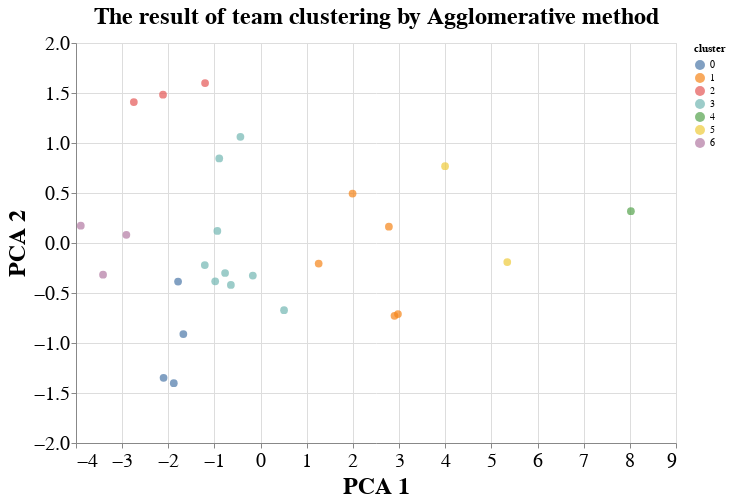

The cell this chart's notebook holds for it:
### Code cell
# visualize using altair
import altair as alt

alt.Chart(final_df).mark_circle(size=60).encode(
    x='PCA 1',
    y='PCA 2',
    color='cluster:N',
    tooltip=['Team', 'cluster', 'Gls', 'Gls_Conceded',  'Poss', 'PCA 1', 'PCA 2']
).properties(
    width=600,
    height=400,
    title="The result of team clustering by Agglomerative method"
).configure_title(
        fontSize=24,
).configure_axis(
    labelFontSize=20,
    titleFontSize=24,
).configure_text(
    fontSize=20
).interactive()

### Figure 1 — Vega-Lite specification as saved in the notebook (floating-point values rounded to 4 significant figures)
{"config": {"view": {"continuousWidth": 300, "continuousHeight": 300}, "axis": {"labelFontSize": 20, "titleFontSize": 24}, "text": {"fontSize": 20}, "title": {"fontSize": 24}}, "data": {"name": "data-3d4a8680f9835a8aaea0798f8f88b138"}, "mark": {"type": "circle", "size": 60}, "encoding": {"color": {"field": "cluster", "type": "nominal"}, "tooltip": [{"field": "Team", "type": "nominal"}, {"field": "cluster", "type": "quantitative"}, {"field": "Gls", "type": "quantitative"}, {"field": "Gls_Conceded", "type": "quantitative"}, {"field": "Poss", "type": "quantitative"}, {"field": "PCA 1", "type": "quantitative"}, {"field": "PCA 2", "type": "quantitative"}], "x": {"field": "PCA 1", "type": "quantitative"}, "y": {"field": "PCA 2", "type": "quantitative"}}, "height": 400, "params": [{"name": "param_1", "select": {"type": "interval", "encodings": ["x", "y"]}, "bind": "scales"}], "title": "The result of team clustering by Agglomerative method", "width": 600, "$schema": "https://vega.github.io/schema/vega-lite/v5.8.0.json", "datasets": {"data-3d4a8680f9835a8aaea0798f8f88b138": [{"Team": "Arsenal", "index": 0, "Poss": 56.7, "Gls": 62.75, "Ast": 46.5, "PrgC": 839.0, "PrgP": 1874.0, "Gls_Conceded": 46.0, "Ast_Conceded": 31.25, "PrgC_Conceded": 670.8, "PrgP_Conceded": 1253.0, "cluster": 1, "cluster 0": 0, "cluster 1": 1, "cluster 2": 0, "cluster 3": 0, "cluster 4": 0, "cluster 5": 0, "cluster 6": 0, "final_standing_2022": 5.0, "final_point_2022": 69.0, "champions": 0.0, "europa": 1.0, "europa_conference": 0.0, "relegation": 0.0, "tournament_type": "EUROPA League", "PCA 1": 2.779, "PCA 2": 0.1635}, {"Team": "Aston Villa", "index": 1, "Poss": 46.3, "Gls": 46.0, "Ast": 35.0, "PrgC": 634.0, "PrgP": 1334.0, "Gls_Conceded": 55.5, "Ast_Conceded": 37.0, "PrgC_Conceded": 782.0, "PrgP_Conceded": 1686.0, "cluster": 3, "cluster 0": 0, "cluster 1": 0, "cluster 2": 0, "cluster 3": 1, "cluster 4": 0, "cluster 5": 0, "cluster 6": 0, "final_standing_2022": 14.0, "final_point_2022": 45.0, "champions": 0.0, "europa": 0.0, "europa_conference": 0.0, "relegation": 0.0, "tournament_type": "N/A", "PCA 1": -0.6442, "PCA 2": -0.4191}, {"Team": "Bournemouth", "index": 2, "Poss": 46.37, "Gls": 46.0, "Ast": 34.33, "PrgC": 680.3, "PrgP": 1406.0, "Gls_Conceded": 64.0, "Ast_Conceded": 45.67, "PrgC_Conceded": 728.0, "PrgP_Conceded": 1670.0, "cluster": 3, "cluster 0": 0, "cluster 1": 0, "cluster 2": 0, "cluster 3": 1, "cluster 4": 0, "cluster 5": 0, "cluster 6": 0, "final_standing_2022": -1.0, "final_point_2022": -1.0, "champions": -1.0, "europa": -1.0, "europa_conference": -1.0, "relegation": -1.0, "tournament_type": "Relegated before this season", "PCA 1": -0.8964, "PCA 2": 0.8455}, {"Team": "Brighton", "index": 3, "Poss": 47.35, "Gls": 35.5, "Ast": 24.25, "PrgC": 588.0, "PrgP": 1393.0, "Gls_Conceded": 51.25, "Ast_Conceded": 36.75, "PrgC_Conceded": 758.5, "PrgP_Conceded": 1572.0, "cluster": 3, "cluster 0": 0, "cluster 1": 0, "cluster 2": 0, "cluster 3": 1, "cluster 4": 0, "cluster 5": 0, "cluster 6": 0, "final_standing_2022": 9.0, "final_point_2022": 51.0, "champions": 0.0, "europa": 0.0, "europa_conference": 0.0, "relegation": 0.0, "tournament_type": "N/A", "PCA 1": -0.7698, "PCA 2": -0.3}, {"Team": "Burnley", "index": 4, "Poss": 42.23, "Gls": 37.75, "Ast": 27.0, "PrgC": 419.5, "PrgP": 1009.0, "Gls_Conceded": 51.25, "Ast_Conceded": 39.25, "PrgC_Conceded": 881.0, "PrgP_Conceded": 1626.0, "cluster": 0, "cluster 0": 1, "cluster 1": 0, "cluster 2": 0, "cluster 3": 0, "cluster 4": 0, "cluster 5": 0, "cluster 6": 0, "final_standing_2022": 18.0, "final_point_2022": 35.0, "champions": 0.0, "europa": 0.0, "europa_conference": 0.0, "relegation": 1.0, "tournament_type": "Relegated next season", "PCA 1": -2.103, "PCA 2": -1.348}, {"Team": "Cardiff City", "index": 5, "Poss": 35.4, "Gls": 33.0, "Ast": 20.0, "PrgC": 434.0, "PrgP": 918.0, "Gls_Conceded": 69.0, "Ast_Conceded": 53.0, "PrgC_Conceded": 872.0, "PrgP_Conceded": 1723.0, "cluster": 6, "cluster 0": 0, "cluster 1": 0, "cluster 2": 0, "cluster 3": 0, "cluster 4": 0, "cluster 5": 0, "cluster 6": 1, "final_standing_2022": -1.0, "final_point_2022": -1.0, "champions": -1.0, "europa": -1.0, "europa_conference": -1.0, "relegation": -1.0, "tournament_type": "Relegated before this season", "PCA 1": -3.896, "PCA 2": 0.1733}, {"Team": "Chelsea", "index": 6, "Poss": 59.95, "Gls": 61.5, "Ast": 44.5, "PrgC": 995.2, "PrgP": 1962.0, "Gls_Conceded": 40.25, "Ast_Conceded": 29.5, "PrgC_Conceded": 511.0, "PrgP_Conceded": 1185.0, "cluster": 5, "cluster 0": 0, "cluster 1": 0, "cluster 2": 0, "cluster 3": 0, "cluster 4": 0, "cluster 5": 1, "cluster 6": 0, "final_standing_2022": 3.0, "final_point_2022": 74.0, "champions": 1.0, "europa": 0.0, "europa_conference": 0.0, "relegation": 0.0, "tournament_type": "UEFA Champions", "PCA 1": 3.996, "PCA 2": 0.7686}, {"Team": "Crystal Palace", "index": 7, "Poss": 43.95, "Gls": 40.0, "Ast": 27.0, "PrgC": 655.0, "PrgP": 1280.0, "Gls_Conceded": 54.75, "Ast_Conceded": 39.5, "PrgC_Conceded": 751.5, "PrgP_Conceded": 1779.0, "cluster": 3, "cluster 0": 0, "cluster 1": 0, "cluster 2": 0, "cluster 3": 1, "cluster 4": 0, "cluster 5": 0, "cluster 6": 0, "final_standing_2022": 12.0, "final_point_2022": 48.0, "champions": 0.0, "europa": 0.0, "europa_conference": 0.0, "relegation": 0.0, "tournament_type": "N/A", "PCA 1": -1.209, "PCA 2": -0.2205}, {"Team": "Everton", "index": 8, "Poss": 48.1, "Gls": 45.5, "Ast": 31.0, "PrgC": 600.2, "PrgP": 1339.0, "Gls_Conceded": 50.5, "Ast_Conceded": 36.75, "PrgC_Conceded": 716.5, "PrgP_Conceded": 1509.0, "cluster": 3, "cluster 0": 0, "cluster 1": 0, "cluster 2": 0, "cluster 3": 1, "cluster 4": 0, "cluster 5": 0, "cluster 6": 0, "final_standing_2022": 16.0, "final_point_2022": 39.0, "champions": 0.0, "europa": 0.0, "europa_conference": 0.0, "relegation": 0.0, "tournament_type": "N/A", "PCA 1": -0.1688, "PCA 2": -0.326}, {"Team": "Fulham", "index": 9, "Poss": 49.25, "Gls": 29.5, "Ast": 21.0, "PrgC": 677.5, "PrgP": 1420.0, "Gls_Conceded": 65.5, "Ast_Conceded": 46.5, "PrgC_Conceded": 687.5, "PrgP_Conceded": 1522.0, "cluster": 2, "cluster 0": 0, "cluster 1": 0, "cluster 2": 1, "cluster 3": 0, "cluster 4": 0, "cluster 5": 0, "cluster 6": 0, "final_standing_2022": -1.0, "final_point_2022": -1.0, "champions": -1.0, "europa": -1.0, "europa_conference": -1.0, "relegation": -1.0, "tournament_type": "Relegated before this season", "PCA 1": -1.203, "PCA 2": 1.6}, {"Team": "Huddersfield", "index": 10, "Poss": 46.45, "Gls": 23.0, "Ast": 16.0, "PrgC": 614.0, "PrgP": 1229.0, "Gls_Conceded": 66.0, "Ast_Conceded": 48.5, "PrgC_Conceded": 678.0, "PrgP_Conceded": 1630.0, "cluster": 2, "cluster 0": 0, "cluster 1": 0, "cluster 2": 1, "cluster 3": 0, "cluster 4": 0, "cluster 5": 0, "cluster 6": 0, "final_standing_2022": -1.0, "final_point_2022": -1.0, "champions": -1.0, "europa": -1.0, "europa_conference": -1.0, "relegation": -1.0, "tournament_type": "Relegated before this season", "PCA 1": -2.115, "PCA 2": 1.483}, {"Team": "Leeds United", "index": 11, "Poss": 57.3, "Gls": 60.0, "Ast": 45.0, "PrgC": 811.0, "PrgP": 1633.0, "Gls_Conceded": 52.0, "Ast_Conceded": 36.0, "PrgC_Conceded": 720.0, "PrgP_Conceded": 1201.0, "cluster": 1, "cluster 0": 0, "cluster 1": 1, "cluster 2": 0, "cluster 3": 0, "cluster 4": 0, "cluster 5": 0, "cluster 6": 0, "final_standing_2022": 17.0, "final_point_2022": 38.0, "champions": 0.0, "europa": 0.0, "europa_conference": 0.0, "relegation": 0.0, "tournament_type": "N/A", "PCA 1": 1.992, "PCA 2": 0.494}, {"Team": "Leicester City", "index": 12, "Poss": 52.58, "Gls": 57.5, "Ast": 41.25, "PrgC": 703.0, "PrgP": 1471.0, "Gls_Conceded": 48.25, "Ast_Conceded": 34.5, "PrgC_Conceded": 685.8, "PrgP_Conceded": 1398.0, "cluster": 1, "cluster 0": 0, "cluster 1": 1, "cluster 2": 0, "cluster 3": 0, "cluster 4": 0, "cluster 5": 0, "cluster 6": 0, "final_standing_2022": 8.0, "final_point_2022": 52.0, "champions": 0.0, "europa": 0.0, "europa_conference": 0.0, "relegation": 0.0, "tournament_type": "N/A", "PCA 1": 1.258, "PCA 2": -0.2057}, {"Team": "Liverpool", "index": 13, "Poss": 61.77, "Gls": 79.0, "Ast": 56.25, "PrgC": 923.0, "PrgP": 2060.0, "Gls_Conceded": 33.5, "Ast_Conceded": 22.75, "PrgC_Conceded": 521.2, "PrgP_Conceded": 1018.0, "cluster": 5, "cluster 0": 0, "cluster 1": 0, "cluster 2": 0, "cluster 3": 0, "cluster 4": 0, "cluster 5": 1, "cluster 6": 0, "final_standing_2022": 2.0, "final_point_2022": 92.0, "champions": 1.0, "europa": 0.0, "europa_conference": 0.0, "relegation": 0.0, "tournament_type": "UEFA Champions", "PCA 1": 5.344, "PCA 2": -0.1905}, {"Team": "Manchester City", "index": 14, "Poss": 67.15, "Gls": 94.0, "Ast": 70.0, "PrgC": 1232.0, "PrgP": 2378.0, "Gls_Conceded": 28.25, "Ast_Conceded": 18.25, "PrgC_Conceded": 431.5, "PrgP_Conceded": 791.5, "cluster": 4, "cluster 0": 0, "cluster 1": 0, "cluster 2": 0, "cluster 3": 0, "cluster 4": 1, "cluster 5": 0, "cluster 6": 0, "final_standing_2022": 1.0, "final_point_2022": 93.0, "champions": 1.0, "europa": 0.0, "europa_conference": 0.0, "relegation": 0.0, "tournament_type": "UEFA Champions", "PCA 1": 8.023, "PCA 2": 0.3179}, {"Team": "Manchester Utd", "index": 15, "Poss": 55.23, "Gls": 66.75, "Ast": 46.75, "PrgC": 881.0, "PrgP": 1713.0, "Gls_Conceded": 38.5, "Ast_Conceded": 26.75, "PrgC_Conceded": 687.0, "PrgP_Conceded": 1308.0, "cluster": 1, "cluster 0": 0, "cluster 1": 1, "cluster 2": 0, "cluster 3": 0, "cluster 4": 0, "cluster 5": 0, "cluster 6": 0, "final_standing_2022": 6.0, "final_point_2022": 58.0, "champions": 0.0, "europa": 1.0, "europa_conference": 0.0, "relegation": 0.0, "tournament_type": "EUROPA League", "PCA 1": 2.976, "PCA 2": -0.711}, {"Team": "Newcastle Utd", "index": 16, "Poss": 39.98, "Gls": 40.25, "Ast": 29.25, "PrgC": 504.8, "PrgP": 969.2, "Gls_Conceded": 51.5, "Ast_Conceded": 35.75, "PrgC_Conceded": 788.8, "PrgP_Conceded": 1841.0, "cluster": 0, "cluster 0": 1, "cluster 1": 0, "cluster 2": 0, "cluster 3": 0, "cluster 4": 0, "cluster 5": 0, "cluster 6": 0, "final_standing_2022": 11.0, "final_point_2022": 49.0, "champions": 0.0, "europa": 0.0, "europa_conference": 0.0, "relegation": 0.0, "tournament_type": "N/A", "PCA 1": -1.881, "PCA 2": -1.402}, {"Team": "Norwich City", "index": 17, "Poss": 49.3, "Gls": 25.0, "Ast": 18.0, "PrgC": 673.0, "PrgP": 1169.0, "Gls_Conceded": 72.0, "Ast_Conceded": 50.0, "PrgC_Conceded": 846.0, "PrgP_Conceded": 1793.0, "cluster": 2, "cluster 0": 0, "cluster 1": 0, "cluster 2": 1, "cluster 3": 0, "cluster 4": 0, "cluster 5": 0, "cluster 6": 0, "final_standing_2022": 20.0, "final_point_2022": 22.0, "champions": 0.0, "europa": 0.0, "europa_conference": 0.0, "relegation": 1.0, "tournament_type": "Relegated next season", "PCA 1": -2.747, "PCA 2": 1.41}, {"Team": "Sheffield Utd", "index": 18, "Poss": 42.4, "Gls": 27.5, "Ast": 19.0, "PrgC": 492.0, "PrgP": 1274.0, "Gls_Conceded": 49.5, "Ast_Conceded": 36.5, "PrgC_Conceded": 834.0, "PrgP_Conceded": 1513.0, "cluster": 0, "cluster 0": 1, "cluster 1": 0, "cluster 2": 0, "cluster 3": 0, "cluster 4": 0, "cluster 5": 0, "cluster 6": 0, "final_standing_2022": -1.0, "final_point_2022": -1.0, "champions": -1.0, "europa": -1.0, "europa_conference": -1.0, "relegation": -1.0, "tournament_type": "Relegated before this season", "PCA 1": -1.674, "PCA 2": -0.9109}, {"Team": "Southampton", "index": 19, "Poss": 48.9, "Gls": 44.5, "Ast": 28.75, "PrgC": 637.8, "PrgP": 1368.0, "Gls_Conceded": 61.0, "Ast_Conceded": 44.25, "PrgC_Conceded": 642.8, "PrgP_Conceded": 1469.0, "cluster": 3, "cluster 0": 0, "cluster 1": 0, "cluster 2": 0, "cluster 3": 1, "cluster 4": 0, "cluster 5": 0, "cluster 6": 0, "final_standing_2022": 15.0, "final_point_2022": 40.0, "champions": 0.0, "europa": 0.0, "europa_conference": 0.0, "relegation": 0.0, "tournament_type": "N/A", "PCA 1": -0.4376, "PCA 2": 1.062}, {"Team": "Stoke City", "index": 20, "Poss": 41.4, "Gls": 34.0, "Ast": 28.0, "PrgC": 477.0, "PrgP": 1150.0, "Gls_Conceded": 66.0, "Ast_Conceded": 49.0, "PrgC_Conceded": 889.0, "PrgP_Conceded": 1749.0, "cluster": 6, "cluster 0": 0, "cluster 1": 0, "cluster 2": 0, "cluster 3": 0, "cluster 4": 0, "cluster 5": 0, "cluster 6": 1, "final_standing_2022": -1.0, "final_point_2022": -1.0, "champions": -1.0, "europa": -1.0, "europa_conference": -1.0, "relegation": -1.0, "tournament_type": "Relegated before this season", "PCA 1": -2.909, "PCA 2": 0.08209}, {"Team": "Swansea City", "index": 21, "Poss": 45.3, "Gls": 27.0, "Ast": 20.0, "PrgC": 596.0, "PrgP": 1194.0, "Gls_Conceded": 54.0, "Ast_Conceded": 37.0, "PrgC_Conceded": 765.0, "PrgP_Conceded": 1838.0, "cluster": 0, "cluster 0": 1, "cluster 1": 0, "cluster 2": 0, "cluster 3": 0, "cluster 4": 0, "cluster 5": 0, "cluster 6": 0, "final_standing_2022": -1.0, "final_point_2022": -1.0, "champions": -1.0, "europa": -1.0, "europa_conference": -1.0, "relegation": -1.0, "tournament_type": "Relegated before this season", "PCA 1": -1.789, "PCA 2": -0.3857}, {"Team": "Tottenham", "index": 22, "Poss": 56.1, "Gls": 64.5, "Ast": 46.75, "PrgC": 775.8, "PrgP": 1683.0, "Gls_Conceded": 39.5, "Ast_Conceded": 25.25, "PrgC_Conceded": 633.5, "PrgP_Conceded": 1324.0, "cluster": 1, "cluster 0": 0, "cluster 1": 1, "cluster 2": 0, "cluster 3": 0, "cluster 4": 0, "cluster 5": 0, "cluster 6": 0, "final_standing_2022": 4.0, "final_point_2022": 41.0, "champions": 1.0, "europa": 0.0, "europa_conference": 0.0, "relegation": 0.0, "tournament_type": "UEFA Champions", "PCA 1": 2.901, "PCA 2": -0.7286}, {"Team": "Watford", "index": 23, "Poss": 46.43, "Gls": 42.67, "Ast": 29.0, "PrgC": 604.3, "PrgP": 1306.0, "Gls_Conceded": 60.0, "Ast_Conceded": 39.33, "PrgC_Conceded": 763.7, "PrgP_Conceded": 1550.0, "cluster": 3, "cluster 0": 0, "cluster 1": 0, "cluster 2": 0, "cluster 3": 1, "cluster 4": 0, "cluster 5": 0, "cluster 6": 0, "final_standing_2022": 19.0, "final_point_2022": 23.0, "champions": 0.0, "europa": 0.0, "europa_conference": 0.0, "relegation": 1.0, "tournament_type": "Relegated next season", "PCA 1": -0.9372, "PCA 2": 0.1208}, {"Team": "West Brom", "index": 24, "Poss": 39.3, "Gls": 32.0, "Ast": 22.0, "PrgC": 474.0, "PrgP": 1066.0, "Gls_Conceded": 63.5, "Ast_Conceded": 48.0, "PrgC_Conceded": 917.0, "PrgP_Conceded": 1863.0, "cluster": 6, "cluster 0": 0, "cluster 1": 0, "cluster 2": 0, "cluster 3": 0, "cluster 4": 0, "cluster 5": 0, "cluster 6": 1, "final_standing_2022": -1.0, "final_point_2022": -1.0, "champions": -1.0, "europa": -1.0, "europa_conference": -1.0, "relegation": -1.0, "tournament_type": "Relegated before this season", "PCA 1": -3.414, "PCA 2": -0.3169}, {"Team": "West Ham", "index": 25, "Poss": 45.28, "Gls": 52.0, "Ast": 36.0, "PrgC": 644.5, "PrgP": 1329.0, "Gls_Conceded": 55.75, "Ast_Conceded": 42.75, "PrgC_Conceded": 847.8, "PrgP_Conceded": 1724.0, "cluster": 3, "cluster 0": 0, "cluster 1": 0, "cluster 2": 0, "cluster 3": 1, "cluster 4": 0, "cluster 5": 0, "cluster 6": 0, "final_standing_2022": 7.0, "final_point_2022": 56.0, "champions": 0.0, "europa": 0.0, "europa_conference": 1.0, "relegation": 0.0, "tournament_type": "EUROPA Conference", "PCA 1": -0.9841, "PCA 2": -0.3827}, {"Team": "Wolves", "index": 26, "Poss": 48.13, "Gls": 43.0, "Ast": 30.0, "PrgC": 800.3, "PrgP": 1324.0, "Gls_Conceded": 43.33, "Ast_Conceded": 31.33, "PrgC_Conceded": 716.7, "PrgP_Conceded": 1519.0, "cluster": 3, "cluster 0": 0, "cluster 1": 0, "cluster 2": 0, "cluster 3": 1, "cluster 4": 0, "cluster 5": 0, "cluster 6": 0, "final_standing_2022": 10.0, "final_point_2022": 51.0, "champions": 0.0, "europa": 0.0, "europa_conference": 0.0, "relegation": 0.0, "tournament_type": "N/A", "PCA 1": 0.508, "PCA 2": -0.6717}]}}
